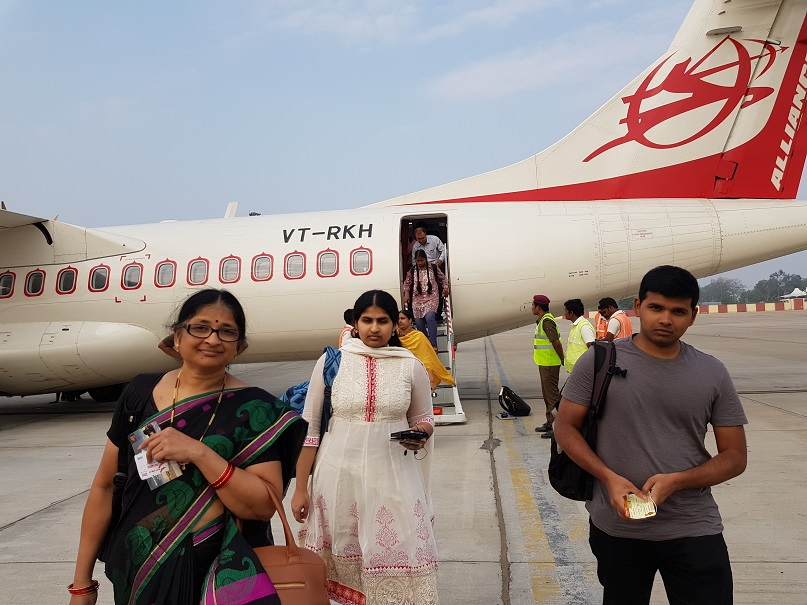
#> input picture Photos/travel.jpg, 807 x 605 px
$ python face_detect.py
#> lines starting #> are read from the running program, lines starting #| are printed output that depends on the picture; after the words box and inside, x2 and y2 are one past the last pixel; in counts of white or black regions, pixels touching at a corner belong together
import cv2 as cv

#img = cv.imread('Photos/lady.jpg')
#cv.imshow('Person', img)
img = cv.imread('Photos/travel.jpg')
#> img is the input picture: shape (605, 807, 3); mean B, G, R 137.2, 140.1, 151.7
cv.imshow('Group of 5 People', img)
gray = cv.cvtColor(img,cv.COLOR_BGR2GRAY)
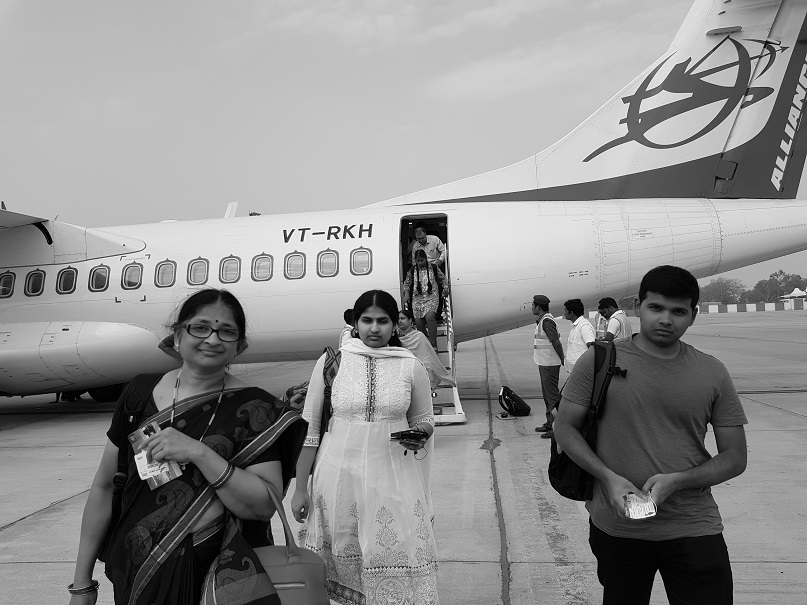
#> gray: shape (605, 807); min 0, max 255, mean 143.2
#cv.imshow('Gray Person', gray)
cv.imshow('Gray People', gray)

haar_cascade = cv.CascadeClassifier('haar_face.xml')

faces_rect = haar_cascade.detectMultiScale(gray, scaleFactor=1.1, minNeighbors=5)
#> faces_rect = [[351, 302, 48, 48], [636, 287, 59, 59], [178, 304, 67, 67], [267, 212, 59, 59]]

print(f'Number of Faces found = {len(faces_rect)}')
#| Number of Faces found = 4

for (x, y, w,h) in faces_rect:
    cv.rectangle(img, (x,y), (x+w, y+h), (0,255,0),thickness=2)
#> this loop made 4 passes
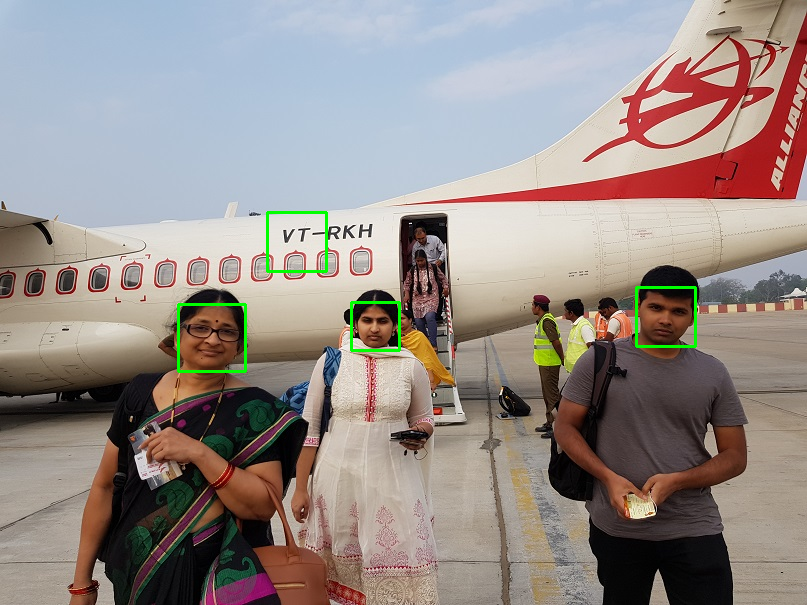
#> img: shape (605, 807, 3); 0.57% of pixels changed, all inside (x1, y1, x2, y2) = (177, 211, 697, 373)

cv.imshow('Dectected Faces', img)
cv.waitKey(0)
